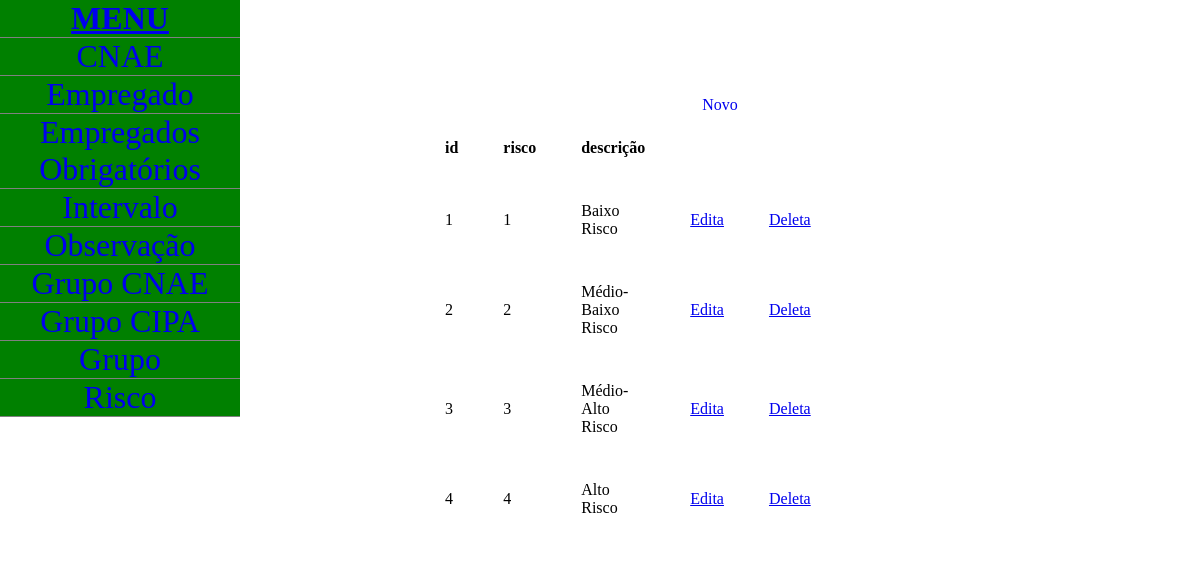
Page /html/lista_risco_tst.php on the committed database.
### tables this page shows
CREATE TABLE risco(
	
	id_risco INT(4)NOT NULL AUTO_INCREMENT,
	risco INT(1)NOT NULL,
	descricao TEXT NOT NULL,
	
	CONSTRAINT PrKrisco PRIMARY KEY (id_risco)
);

### processa/bd.class.php (called while the page is built, shortened)
<?php
	class bd{
	var $conexao;
		function add_banco($usuario, $senha, $endereco = "localhost", $nome_bd){
			$this->usuario = "$usuario";
			$this->senha = "$senha";
			$this->endereco = "$endereco";
			$this->nome_bd = "$nome_bd";
			$this->conexao = mysqli_connect($this->endereco, $this->usuario, $this->senha, $this->nome_bd) or die ("Erro ao conectar");
			}
		function get_all($tabela, $id = NULL){
			if(is_null($id)){
				$consulta = "SELECT * FROM $tabela";
				$resultado = mysqli_query($this->conexao, $consulta);
			}else{
				$bd = new bd;
				$consulta = "SELECT * FROM $tabela WHERE $id";
				$resultado = mysqli_query($this->conexao, $consulta);
			}
			return $resultado;
		}
	}
	$bd = new bd();

### html/lista_risco_tst.php (the view, shortened to what this page needs)
<?php require_once '../processa/bd.class.php' ?>
<html>
	<head>
		<link rel="stylesheet" href="style.css">
	</head>
	<body>
		<?php include "menu.php"; ?>
		<p class="centraliza">
		<a href="novo_tst.php" style='text-decoration: none;'>Novo</a>
		<table style="width:50%">
		  <tr>
			<th>id</th> <th>risco</th> <th>descrição</th>
		  </tr>
		  <?php
			$resultado = $bd->get_all('risco');
			while($linha = mysqli_fetch_array($resultado)){
					echo "<tr>
							<td>".
								$linha['id_risco']
							."</td>
							<td>".
								$linha['risco']
							."</td>
							<td>".
								$linha['descricao']
							."</td>
							<td class='td'>
								<a href='edita_tst.php?COD=".$linha['id_risco']."'>Edita</a>
							</td>
							<td>
								<a href='deleta_tst.php?COD=".$linha['id_risco']."' onclick='confirma()'>Deleta</a>
							</td>
						</tr>";
				}
			?>
		</table>
	</body>
</html>

### html/style.css (style rules this page uses)
body { margin: 0px; }
.centraliza { position: absolute; text-align: center; left: 35%; top: 10%; width: 50%; }
.td { border: 1px solid white; border-collapse: collapse; }
table, td { border: 1px solid white; border-collapse: collapse; width: 100%; }
th, td { padding: 20px; height: 50px; border: 5px solid white; }

### rows in the picture
risco: id_risco "1", risco "1", descricao "Baixo Risco"
risco: id_risco "2", risco "2", descricao "Médio-Baixo Risco"
risco: id_risco "3", risco "3", descricao "Médio-Alto Risco"
risco: id_risco "4", risco "4", descricao "Alto Risco"
